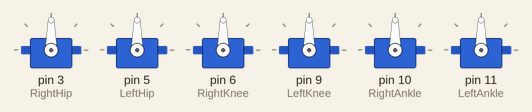
Recording of a sketch running on a simulated Arduino Uno, built with avr-gcc and run on an emulated ATmega328P. On the bench: 6 × servo.

Above: at 0.05 s.
At 4.05 s:
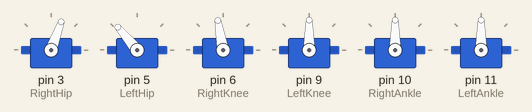
At 8.45 s:
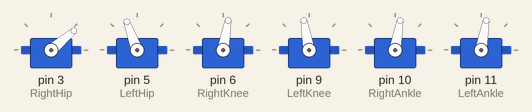
At 16.95 s:
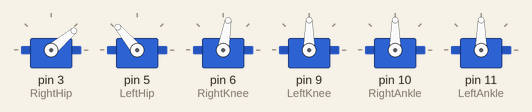
Timing chart, 0 to 22.1 s (numbered marks = the images above):
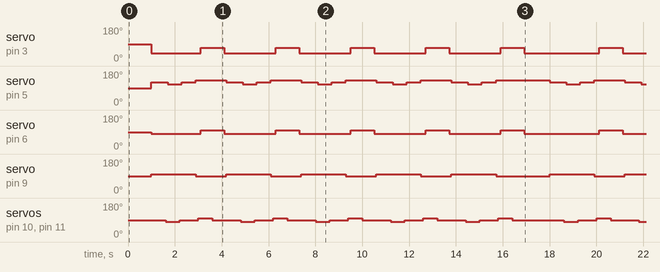

The sketch:

smallbiped.ino
```cpp
#include <Servo.h>
Servo RightAnkle;
Servo LeftAnkle;
Servo RightKnee;
Servo LeftKnee;
Servo RightHip;
Servo LeftHip;
void StepFWD(int numSteps);
void StepREV(int numSteps);


// initial servo positions for neutral standing position
int RightAnklePos = 90;
int LeftAnklePos = 90;
int RightKneePos = 80 ;
int LeftKneePos = 100 ;
int RightHipPos = 40;
int LeftHipPos = 120 ;

void setup() {
  // put your setup code here, to run once:
RightHip.attach(3);
LeftHip.attach(5);
RightKnee.attach(6);
LeftKnee.attach(9);
RightAnkle.attach(10);
LeftAnkle.attach(11);
}

void loop() {
  // StepREV(5);

   delay(1000);
   StepFWD(5);
}


void StepFWD(int numSteps){
  for( int i = 0; i < numSteps; i++) {
    // initial standing position
     RightAnkle.write(RightAnklePos);
     LeftAnkle.write(LeftAnklePos);
     RightKnee.write(RightKneePos);
     LeftKnee.write(LeftKneePos);
     RightHip.write(RightHipPos);
     LeftHip.write(LeftHipPos);
     delay(500); //1000 //500

     // move right leg backward
     RightHip.write(RightHipPos - 0); //80
     RightKnee.write(RightKneePos - 0); //90
     delay(100); //500 //300

     // lean right
     RightAnkle.write(RightAnklePos - 10);//90
     LeftAnkle.write(LeftAnklePos - 10); //90
     delay(100); //500 //200

     // move left leg forward
     LeftHip.write(LeftHipPos - 10); //110
     LeftKnee.write(LeftKneePos );//90
     delay(500); //1000 //500

     // lean back to neutral position
     RightAnkle.write(RightAnklePos);
     LeftAnkle.write(LeftAnklePos);
     delay(100); //500 //200

     // move left leg neutral
     LeftHip.write(LeftHipPos);
     LeftKnee.write(LeftKneePos );
     delay(100); //500 //200

    RightAnkle.write(RightAnklePos);
     LeftAnkle.write(LeftAnklePos);
     RightKnee.write(RightKneePos);
     LeftKnee.write(LeftKneePos);
     RightHip.write(RightHipPos);
     LeftHip.write(LeftHipPos);
     delay(500); //1000 //500


     // move left leg backward
     LeftHip.write(LeftHipPos +10 ); //110
     LeftKnee.write(LeftKneePos - 10);//90
     delay(100); //500 //200

     // lean
     RightAnkle.write(RightAnklePos + 10); //90
     LeftAnkle.write(LeftAnklePos + 10);  //90
     delay(100); //500 //200

     // move right leg forward
     RightHip.write(RightHipPos + 30); //80
     RightKnee.write(RightKneePos + 20); //90
     delay(500); //1000 //500

     // lean back to neutral position
     RightAnkle.write(RightAnklePos);//85
     LeftAnkle.write(LeftAnklePos);
     delay(500); //1000 //500


     // move right leg backward
     RightHip.write(RightHipPos);
     RightKnee.write(RightKneePos);
     delay(100); //500 //200
  }

}


void StepREV(int numSteps){
  int hipOffset = 15; // lean hips to maintain balence when walking backward
  for (int i = 0; i < numSteps; i++) {
    // initial standing position
    RightAnkle.write(RightAnklePos);
    LeftAnkle.write(LeftAnklePos);
    RightKnee.write(RightKneePos);
    LeftKnee.write(LeftKneePos);
    RightHip.write(RightHipPos + hipOffset);
    LeftHip.write(LeftHipPos - hipOffset);
    delay(500); //1000 //500


    // move right leg forward
    RightHip.write(RightHipPos + 20 + hipOffset); //80
    RightKnee.write(RightKneePos + 20); //90
    delay(500); //1000 //500

    // lean right
    RightAnkle.write(RightAnklePos - 10);//90
    LeftAnkle.write(LeftAnklePos - 10); //90
    delay(100); //500 //200

    // move left leg backward
    LeftHip.write(LeftHipPos + 10 - hipOffset); //110
    LeftKnee.write(LeftKneePos + 10);//90
    delay(100); //500 //200

    // lean back to neutral position
    RightAnkle.write(RightAnklePos);
    LeftAnkle.write(LeftAnklePos);
    delay(100); //500 //200

    // move left leg neutral
    LeftHip.write(LeftHipPos - hipOffset);
    LeftKnee.write(LeftKneePos);
    delay(100); //500 //200

    // go back to standing
    RightAnkle.write(90);
    LeftAnkle.write(90);
    RightKnee.write(90);
    LeftKnee.write(90);
    RightHip.write(80 + hipOffset);
    LeftHip.write(110 - hipOffset);
    delay(500); //1000 //500


    // move left leg forward
    LeftHip.write(LeftHipPos - 20 - hipOffset); //110
    LeftKnee.write(LeftKneePos - 20);//90
    delay(500); //1000 //500

    // lean
    RightAnkle.write(RightAnklePos + 10); //90
    LeftAnkle.write(LeftAnklePos + 10);  //90
    delay(100); //500 //200


    // move right leg backward
    RightHip.write(RightHipPos - 10 + hipOffset); //80
    RightKnee.write(RightKneePos - 10); //90
    delay(100); //500 //300

    // lean back to neutral position
    RightAnkle.write(RightAnklePos);
    LeftAnkle.write(LeftAnklePos);
    delay(500); //1000 //500


    // move right leg neutral
    RightHip.write(RightHipPos + hipOffset);
    RightKnee.write(RightKneePos);
    delay(100); //500 //200
  }
}
```

Measured:
- by itself, servo on pin 3 (RightHip): repeats every 17.0 s: 4 × (70° 1.0 s, 40° 2.2 s), 70° 1.0 s, 40° 3.2 s
- by itself, servo on pin 6 (RightKnee): repeats every 17.0 s: 4 × (100° 1.0 s, 80° 2.2 s), 100° 1.0 s, 80° 3.2 s
- by itself, servo on pin 9 (LeftKnee): repeats every 17.0 s: 4 × (90° 1.3 s, 100° 1.9 s), 90° 2.3 s, 100° 1.9 s
- by itself, servo on pin 5 (LeftHip): repeats every 17.0 s: 110° 0.60 s, 120° 0.60 s, 130° 1.3 s, 120° 0.70 s, 110° 0.60 s, 120° 0.60 s, 130° 1.3 s, 120° 0.70 s, 110° 0.60 s, 120° 0.60 s, 130° 1.3 s, 120° 0.70 s, 110° 0.60 s, 120° 0.60 s, 130° 1.3 s, 120° 0.70 s, 110° 0.60 s, 120° 0.60 s, 130° 2.3 s, 120° 0.70 s
- by itself, servo on pin 10 (RightAnkle), servo on pin 11 (LeftAnkle): repeats every 17.0 s: 90° 0.80 s, 100° 0.60 s, 90° 1.2 s, 80° 0.60 s, 90° 0.80 s, 100° 0.60 s, 90° 1.2 s, 80° 0.60 s, 90° 0.80 s, 100° 0.60 s, 90° 1.2 s, 80° 0.60 s, 90° 0.80 s, 100° 0.60 s, 90° 1.2 s, 80° 0.60 s, 90° 0.80 s, 100° 0.60 s, 90° 2.2 s, 80° 0.60 s
